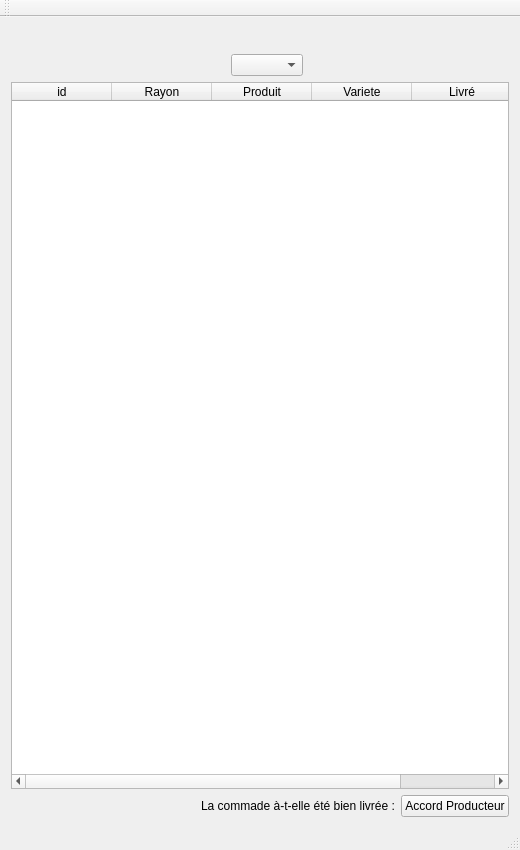
<?xml version="1.0" encoding="UTF-8"?>
<ui version="4.0">
 <class>MainWindow</class>
 <widget class="QMainWindow" name="MainWindow">
  <property name="geometry">
   <rect>
    <x>0</x>
    <y>0</y>
    <width>520</width>
    <height>850</height>
   </rect>
  </property>
  <property name="windowTitle">
   <string>Gestion Livraison</string>
  </property>
  <property name="windowIcon">
   <iconset resource="images/icones.qrc">
    <normaloff>:/icones/icon_livraison.png</normaloff>:/icones/icon_livraison.png</iconset>
  </property>
  <widget class="QWidget" name="centralWidget">
   <layout class="QVBoxLayout" name="verticalLayout">
    <item>
     <layout class="QHBoxLayout" name="horizontalLayout">
      <item>
       <spacer name="horizontalSpacer">
        <property name="orientation">
         <enum>Qt::Horizontal</enum>
        </property>
        <property name="sizeHint" stdset="0">
         <size>
          <width>40</width>
          <height>20</height>
         </size>
        </property>
       </spacer>
      </item>
      <item>
       <widget class="QPushButton" name="pushButtonFermer">
        <property name="styleSheet">
         <string notr="true">border: none;</string>
        </property>
        <property name="text">
         <string/>
        </property>
        <property name="icon">
         <iconset resource="images/icones.qrc">
          <normaloff>:/icones/fermer.png</normaloff>:/icones/fermer.png</iconset>
        </property>
        <property name="iconSize">
         <size>
          <width>24</width>
          <height>24</height>
         </size>
        </property>
       </widget>
      </item>
     </layout>
    </item>
    <item>
     <layout class="QHBoxLayout" name="horizontalLayout_3">
      <item>
       <widget class="QLabel" name="label_2">
        <property name="maximumSize">
         <size>
          <width>75</width>
          <height>75</height>
         </size>
        </property>
        <property name="text">
         <string/>
        </property>
        <property name="pixmap">
         <pixmap resource="images/icones.qrc">:/icones/icon_livraison.png</pixmap>
        </property>
        <property name="scaledContents">
         <bool>true</bool>
        </property>
       </widget>
      </item>
      <item>
       <spacer name="horizontalSpacer_9">
        <property name="orientation">
         <enum>Qt::Horizontal</enum>
        </property>
        <property name="sizeHint" stdset="0">
         <size>
          <width>40</width>
          <height>20</height>
         </size>
        </property>
       </spacer>
      </item>
      <item>
       <widget class="QComboBox" name="comboBoxProducteur"/>
      </item>
      <item>
       <spacer name="horizontalSpacer_10">
        <property name="orientation">
         <enum>Qt::Horizontal</enum>
        </property>
        <property name="sizeHint" stdset="0">
         <size>
          <width>40</width>
          <height>20</height>
         </size>
        </property>
       </spacer>
      </item>
     </layout>
    </item>
    <item>
     <widget class="QTableWidget" name="tableWidgetProduit">
      <property name="selectionMode">
       <enum>QAbstractItemView::MultiSelection</enum>
      </property>
      <property name="selectionBehavior">
       <enum>QAbstractItemView::SelectRows</enum>
      </property>
      <attribute name="horizontalHeaderCascadingSectionResizes">
       <bool>false</bool>
      </attribute>
      <attribute name="horizontalHeaderStretchLastSection">
       <bool>true</bool>
      </attribute>
      <column>
       <property name="text">
        <string>id</string>
       </property>
       <property name="foreground">
        <brush brushstyle="NoBrush">
         <color alpha="255">
          <red>0</red>
          <green>0</green>
          <blue>0</blue>
         </color>
        </brush>
       </property>
      </column>
      <column>
       <property name="text">
        <string>Rayon</string>
       </property>
      </column>
      <column>
       <property name="text">
        <string>Produit</string>
       </property>
      </column>
      <column>
       <property name="text">
        <string>Variete</string>
       </property>
      </column>
      <column>
       <property name="text">
        <string>Livré</string>
       </property>
      </column>
     </widget>
    </item>
    <item>
     <layout class="QHBoxLayout" name="horizontalLayout_2">
      <item>
       <spacer name="horizontalSpacer_8">
        <property name="orientation">
         <enum>Qt::Horizontal</enum>
        </property>
        <property name="sizeHint" stdset="0">
         <size>
          <width>40</width>
          <height>20</height>
         </size>
        </property>
       </spacer>
      </item>
      <item>
       <widget class="QLabel" name="label">
        <property name="text">
         <string>La commade à-t-elle été bien livrée :</string>
        </property>
       </widget>
      </item>
      <item>
       <widget class="QPushButton" name="pushButtonAccordProducteur">
        <property name="text">
         <string>Accord Producteur</string>
        </property>
        <property name="icon">
         <iconset resource="images/icones.qrc">
          <normaloff>:/icones/Valider.png</normaloff>:/icones/Valider.png</iconset>
        </property>
       </widget>
      </item>
     </layout>
    </item>
   </layout>
  </widget>
  <widget class="QMenuBar" name="menuBar">
   <property name="geometry">
    <rect>
     <x>0</x>
     <y>0</y>
     <width>520</width>
     <height>27</height>
    </rect>
   </property>
  </widget>
  <widget class="QToolBar" name="mainToolBar">
   <attribute name="toolBarArea">
    <enum>TopToolBarArea</enum>
   </attribute>
   <attribute name="toolBarBreak">
    <bool>false</bool>
   </attribute>
  </widget>
  <widget class="QStatusBar" name="statusBar"/>
 </widget>
 <layoutdefault spacing="6" margin="11"/>
 <resources>
  <include location="images/icones.qrc"/>
 </resources>
 <connections/>
</ui>
